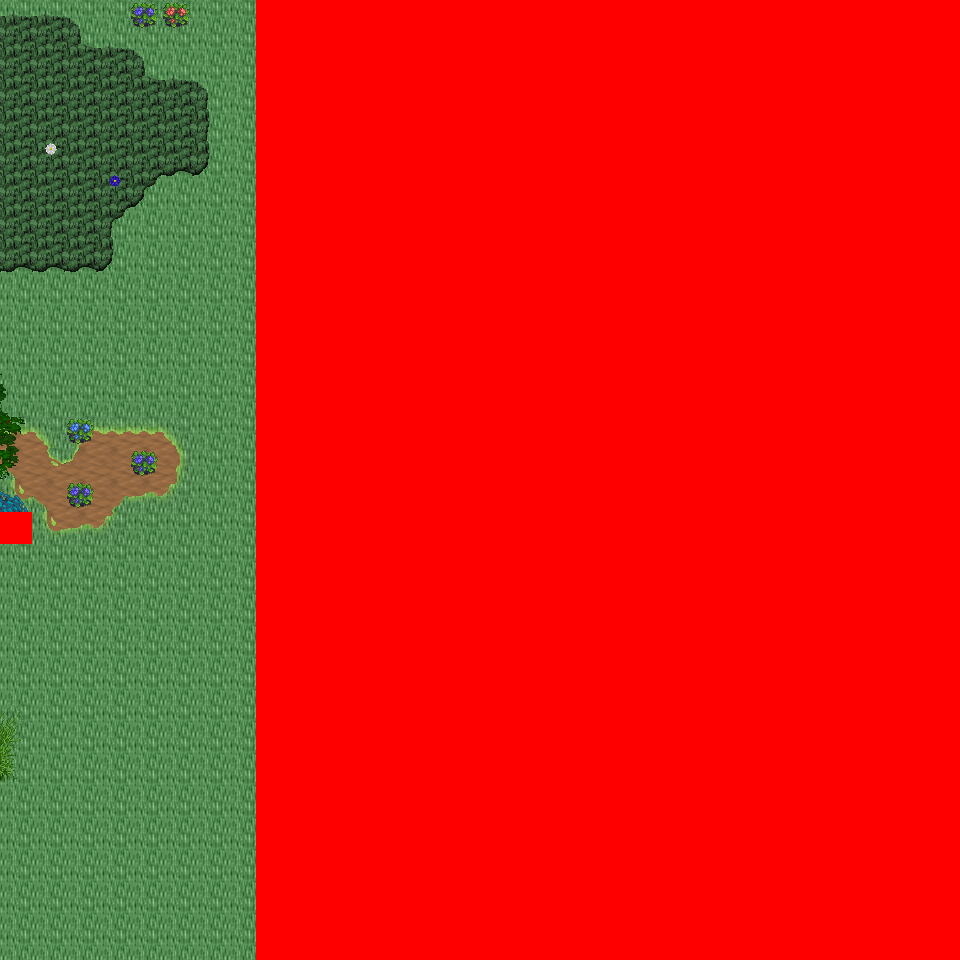

A level layout from a 2D game, rendered from its tile map. Below: a short description, then the map file with tile-grid data replaced by summaries:
An orthogonal 30x30 tile map with 32x32 px tiles, 6 tile layers (Ground, Object, Object2, Above, ...), 21 tilesets and 4 objects (4x mapchange).

<map version="1.0" orientation="orthogonal" renderorder="right-down" width="30" height="30" tilewidth="32" tileheight="32" nextobjectid="5">
  <tileset firstgid="1" name="tileset_logic_collision" tilewidth="32" tileheight="32" tilecount="1" columns="1">
    <image source="../drawable/tileset_logic_collision.png" width="32" height="32" />
  </tileset>
  <tileset firstgid="2" name="tileset_ground_ground" tilewidth="32" tileheight="32" tilecount="33" columns="3">
    <image source="../drawable/tileset_ground_ground.png" width="96" height="352" />
  </tileset>
  <tileset firstgid="35" name="tileset_terrain_grassland" tilewidth="32" tileheight="32" tilecount="88" columns="8">
    <image source="../drawable/tileset_terrain_grassland.png" width="256" height="352" />
  </tileset>
  <tileset firstgid="123" name="tileset_ground_grass_corners" tilewidth="32" tileheight="32" tilecount="24" columns="6">
    <image source="../drawable/tileset_ground_grass_corners.png" width="192" height="128" />
  </tileset>
  <tileset firstgid="147" name="tileset_ground_grass_edges" tilewidth="32" tileheight="32" tilecount="36" columns="12">
    <image source="../drawable/tileset_ground_grass_edges.png" width="384" height="96" />
  </tileset>
  <tileset firstgid="183" name="tileset_ground_grass_2" tilewidth="32" tileheight="32" tilecount="21" columns="3">
    <image source="../drawable/tileset_ground_grass_2.png" width="96" height="224" />
  </tileset>
  <tileset firstgid="204" name="tileset_plant_tree_tree_darkgreen" tilewidth="32" tileheight="32" tilecount="88" columns="8">
    <image source="../drawable/tileset_plant_tree_tree_darkgreen.png" width="256" height="352" />
  </tileset>
  <tileset firstgid="292" name="tileset_plant_tree_pine_tree" tilewidth="32" tileheight="32" tilecount="20" columns="4">
    <image source="../drawable/tileset_plant_tree_pine_tree.png" width="128" height="160" />
  </tileset>
  <tileset firstgid="312" name="tileset_plant_tree_pine_tree_1" tilewidth="32" tileheight="32" tilecount="20" columns="4">
    <image source="../drawable/tileset_plant_tree_pine_tree_1.png" width="128" height="160" />
  </tileset>
  <tileset firstgid="332" name="tileset_plant_tree_evergreen" tilewidth="32" tileheight="32" tilecount="36" columns="3">
    <image source="../drawable/tileset_plant_tree_evergreen.png" width="96" height="384" />
  </tileset>
  <tileset firstgid="368" name="tileset_plant_tree_fall_trees" tilewidth="32" tileheight="32" tilecount="40" columns="8">
    <image source="../drawable/tileset_plant_tree_fall_trees.png" width="256" height="160" />
  </tileset>
  <tileset firstgid="408" name="tileset_plant_flower_daisy_blue" tilewidth="32" tileheight="32" tilecount="8" columns="2">
    <image source="../drawable/tileset_plant_flower_daisy_blue.png" width="64" height="128" />
  </tileset>
  <tileset firstgid="416" name="tileset_plant_flower_daisy_red" tilewidth="32" tileheight="32" tilecount="8" columns="2">
    <image source="../drawable/tileset_plant_flower_daisy_red.png" width="64" height="128" />
  </tileset>
  <tileset firstgid="424" name="tileset_plant_flower_daisy_white" tilewidth="32" tileheight="32" tilecount="8" columns="2">
    <image source="../drawable/tileset_plant_flower_daisy_white.png" width="64" height="128" />
  </tileset>
  <tileset firstgid="432" name="tileset_plant_flower_daisy_yellow" tilewidth="32" tileheight="32" tilecount="8" columns="2">
    <image source="../drawable/tileset_plant_flower_daisy_yellow.png" width="64" height="128" />
  </tileset>
  <tileset firstgid="440" name="tileset_plant_leaves" tilewidth="32" tileheight="32" tilecount="8" columns="4">
    <image source="../drawable/tileset_plant_leaves.png" width="128" height="64" />
  </tileset>
  <tileset firstgid="448" name="tileset_plant_flower_red_blue_clusters" tilewidth="32" tileheight="32" tilecount="4" columns="1">
    <image source="../drawable/tileset_plant_flower_red_blue_clusters.png" width="32" height="128" />
  </tileset>
  <tileset firstgid="452" name="tileset_ground_tall_grass" tilewidth="32" tileheight="32" tilecount="15" columns="5">
    <image source="../drawable/tileset_ground_tall_grass.png" width="160" height="96" />
  </tileset>
  <tileset firstgid="467" name="tileset_plant_bush_berried" tilewidth="32" tileheight="32" tilecount="60" columns="5">
    <image source="../drawable/tileset_plant_bush_berried.png" width="160" height="384" />
  </tileset>
  <tileset firstgid="527" name="tileset_plant_bushes_and_trees" tilewidth="32" tileheight="32" tilecount="144" columns="16">
    <image source="../drawable/tileset_plant_bushes_and_trees.png" width="512" height="289" />
  </tileset>
  <tileset firstgid="671" name="tileset_plant_bush_leafy" tilewidth="32" tileheight="32" tilecount="48" columns="8">
    <image source="../drawable/tileset_plant_bush_leafy.png" width="256" height="192" />
  </tileset>
  <layer name="Ground" width="30" height="30">
    <data>[900 cells, 900 non-empty, 3 distinct tile ids]</data>
  </layer>
  <layer name="Object" width="30" height="30">
    <data>[900 cells, 217 non-empty, 50 distinct tile ids]</data>
  </layer>
  <layer name="Object2" width="30" height="30">
    <data>[900 cells, 38 non-empty, 20 distinct tile ids]</data>
  </layer>
  <layer name="Above" width="30" height="30">
    <data>[900 cells, 25 non-empty, 13 distinct tile ids]</data>
  </layer>
  <layer name="Above2" width="30" height="30">
    <data>[900 cells, 32 non-empty, 28 distinct tile ids]</data>
  </layer>
  <layer name="Walkable" width="30" height="30">
    <data>[900 cells, 661 non-empty, 1 distinct tile ids]</data>
  </layer>
  <objectgroup name="MapEvents">
    <object id="1" name="north" type="mapchange" x="0" y="0" width="256" height="32">
      <properties>
        <property name="map" value="0_ados_mountain_n2_w2_x3_y1" />
        <property name="place" value="south" />
      </properties>
    </object>
    <object id="2" name="south" type="mapchange" x="0" y="928" width="256" height="32">
      <properties>
        <property name="map" value="0_ados_mountain_n2_w2_x3_y3" />
        <property name="place" value="north" />
      </properties>
    </object>
    <object id="3" name="west" type="mapchange" x="0" y="0" width="32" height="512">
      <properties>
        <property name="map" value="0_ados_mountain_n2_w2_x2_y2" />
        <property name="place" value="east" />
      </properties>
    </object>
    <object id="4" name="west2" type="mapchange" x="0" y="544" width="32" height="416">
      <properties>
        <property name="map" value="0_ados_mountain_n2_w2_x2_y2" />
        <property name="place" value="east2" />
      </properties>
    </object>
  </objectgroup>
</map>
